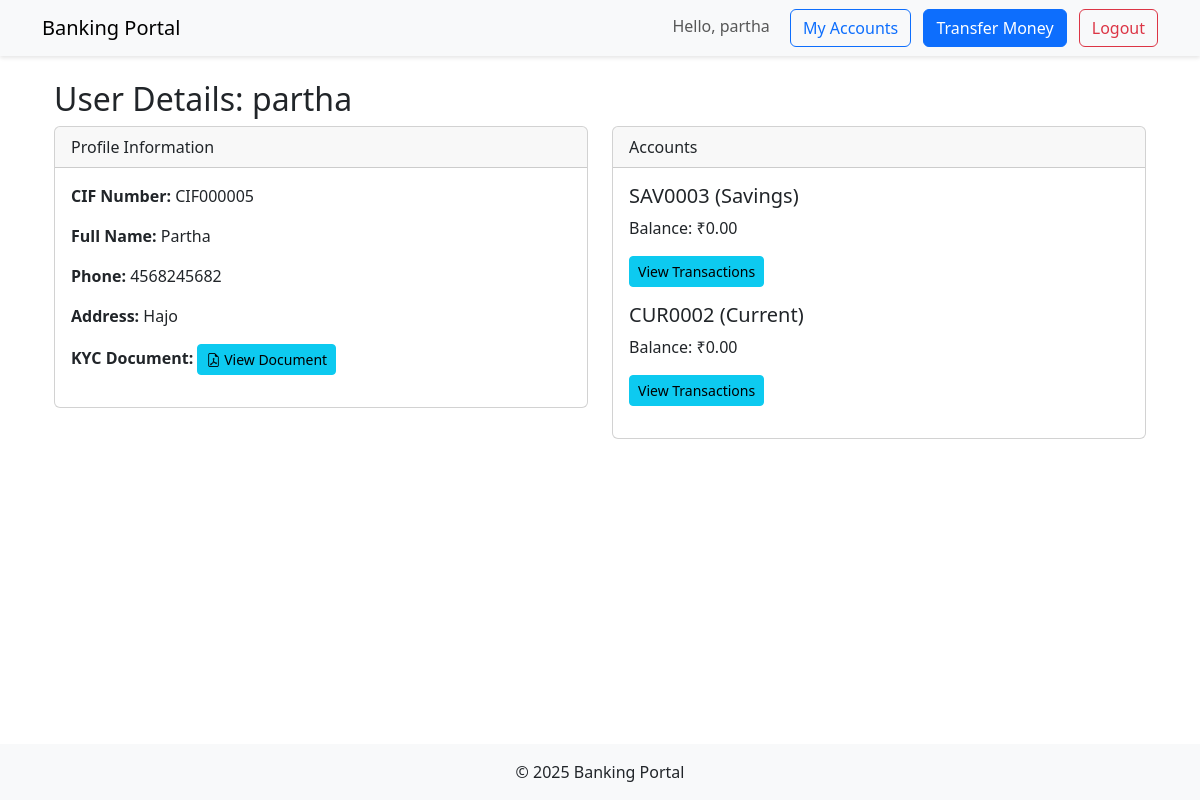
Page /user-details/7/ (signed in) on the committed database.
### core/models.py (models this page shows, shortened)
class User(AbstractUser):
    is_approved = models.BooleanField(default=False)
    is_admin = models.BooleanField(default=False)
    kyc_documents = models.FileField(upload_to='kyc/', null=True, blank=True)
    first_name = models.CharField(max_length=30)
    last_name = models.CharField(max_length=30)
    groups = models.ManyToManyField(
        'auth.Group',
        verbose_name='groups',
        blank=True,
        help_text='The groups this user belongs to.',
        related_name="custom_user_set",  # Changed
        related_query_name="user",
    )
    user_permissions = models.ManyToManyField(
        'auth.Permission',
        verbose_name='user permissions',
        blank=True,
        help_text='Specific permissions for this user.',
        related_name="custom_user_set",  # Changed
        related_query_name="user",
    )

class CustomerProfile(models.Model):
    user = models.OneToOneField(settings.AUTH_USER_MODEL, on_delete=models.CASCADE)
    cif_number = models.CharField(max_length=10, unique=True, blank=True)
    full_name = models.CharField(max_length=100)
    phone = models.CharField(max_length=15)
    address = models.TextField()
    kyc_verified = models.BooleanField(default=False)
    kyc_document = models.FileField(upload_to='kyc_documents/', null=True, blank=True)

class CustomerAccount(models.Model):
    user = models.ForeignKey(settings.AUTH_USER_MODEL, on_delete=models.CASCADE) #Temporary
    profile = models.ForeignKey(CustomerProfile, on_delete=models.CASCADE, null=True, blank=True)
    name = models.CharField(max_length=100)
    account_number = models.CharField(max_length=10, unique=True)
    balance = models.DecimalField(max_digits=10, decimal_places=2)
    contact = models.CharField(max_length=15, default='N/A')
    ACCOUNT_TYPES = [
        ('Savings', 'Savings'),
        ('Current', 'Current'),
    ]
    account_type = models.CharField(max_length=10, choices=ACCOUNT_TYPES, default='Savings')

### core/views.py (the view)
# urls.py: path('user-details/<int:user_id>/', views.user_details, name='user_details'),
@login_required
def user_details(request, user_id):
    if not request.user.is_admin:
        return HttpResponseForbidden("Admin access required")
    User = get_user_model()
    user = get_object_or_404(User, id=user_id)
    profile = get_object_or_404(CustomerProfile, user=user)
    accounts = CustomerAccount.objects.filter(user=user)
    transactions = Transaction.objects.filter(account__user=user)
    print(f"KYC Document path: {profile.kyc_document.path if profile.kyc_document else 'None'}")
    print(f"File exists: {os.path.exists(profile.kyc_document.path) if profile.kyc_document else False}")
    return render(request, 'core/user_details.html', {
        'user': user,
        'profile': profile,
        'accounts': accounts,
        'transactions': transactions
    })

### core/context_processors.py (called while the page is built)
def admin_approvals(request):
    if request.user.is_staff:
        from .models import User, AccountRequest
        return {
            'pending_users': User.objects.filter(is_approved=False).count(),
            'pending_accounts': AccountRequest.objects.filter(is_approved=False).count()
        }
    return {}

### core/templates/core/user_details.html
{% extends 'base.html' %}
{% block content %}
<div class="container mt-4">
    <h2>User Details: {{ user.username }}</h2>
    <div class="row">
        <div class="col-md-6">
            <div class="card mb-4">
                <div class="card-header">Profile Information</div>
                <div class="card-body">
                    <p><strong>CIF Number:</strong> {{ profile.cif_number }}</p>
                    <p><strong>Full Name:</strong> {{ profile.full_name }}</p>
                    <p><strong>Phone:</strong> {{ profile.phone }}</p>
                    <p><strong>Address:</strong> {{ profile.address }}</p>
                    <p><strong>KYC Document:</strong>
                        {% if profile.kyc_document %}
                            <a href="{{ profile.kyc_document.url }}" target="_blank" class="btn btn-sm btn-info">
                                <i class="bi bi-file-earmark-pdf"></i> View Document
                            </a>
                        {% else %}
                            <span class="text-danger">Not uploaded</span>
                        {% endif %}
                    </p>
                </div>
            </div>
        </div>
        <div class="col-md-6">
            <div class="card">
                <div class="card-header">Accounts</div>
                <div class="card-body">
                    {% for account in accounts %}
                    <div class="mb-3">
                        <h5>{{ account.account_number }} ({{ account.account_type }})</h5>
                        <p>Balance: ₹{{ account.balance }}</p>
                        <a href="{% url 'account_transactions' account.id %}" class="btn btn-sm btn-info">
                            View Transactions
                        </a>
                    </div>
                    {% endfor %}
                </div>
            </div>
        </div>
    </div>
</div>
{% endblock %}

### core/templates/base.html (shortened to what this page needs)
<!DOCTYPE html>
<html lang="en">
<head>
    <link href="https://cdn.jsdelivr.net/npm/bootstrap@5.3.0/dist/css/bootstrap.min.css" rel="stylesheet">
    <link rel="stylesheet" href="https://cdn.jsdelivr.net/npm/bootstrap-icons@1.10.0/font/bootstrap-icons.css">
</head>
<body>
    <nav class="navbar navbar-expand-lg navbar-custom mb-4">
        <div class="container">
            <a class="navbar-brand" href="{% url 'bank:account_list' %}">Banking Portal</a>
            <div class="ms-auto">
                {% if user.is_authenticated %}
                    <span class="navbar-text me-3">Hello, {{ user.username }}</span>
                    {% if not user.is_admin %}
                    <a href="{% url 'bank:account_list' %}" class="btn btn-outline-primary me-2">My Accounts</a>
                    <a href="{% url 'bank:transfer' %}" class="btn btn-primary me-2">Transfer Money</a>
                    {% endif %}
                    <form action="{% url 'logout' %}" method="post" style="display: inline;">
                        <button type="submit" class="btn btn-outline-danger">Logout</button>
                    </form>
                {% else %}
                    <a href="{% url 'login' %}" class="btn btn-outline-primary me-2">Login</a>
                    <a href="{% url 'register' %}" class="btn btn-primary">Register</a>
                {% endif %}
            </div>
        </div>
    </nav>
    <main class="container">
        {% block content %}{% endblock %}
    </main>
    <footer class="bg-light py-3 mt-4">
        <div class="container text-center">
            <p class="mb-0">© 2025 Banking Portal</p>
        </div>
    </footer>
</body>
</html>

### core/templates/base.html (style rules this page uses)
.navbar-custom { background-color: #f8f9fa; box-shadow: 0 2px 4px rgba(0,0,0,.1); }
main { min-height: 80vh; }

### rows in the picture
User: username "partha"
CustomerProfile: cif_number "CIF000005", full_name "Partha", phone "4568245682", address "Hajo"
CustomerAccount: account_number "SAV0003", account_type "Savings", balance "0.00"
CustomerAccount: account_number "CUR0002", account_type "Current", balance "0.00"
